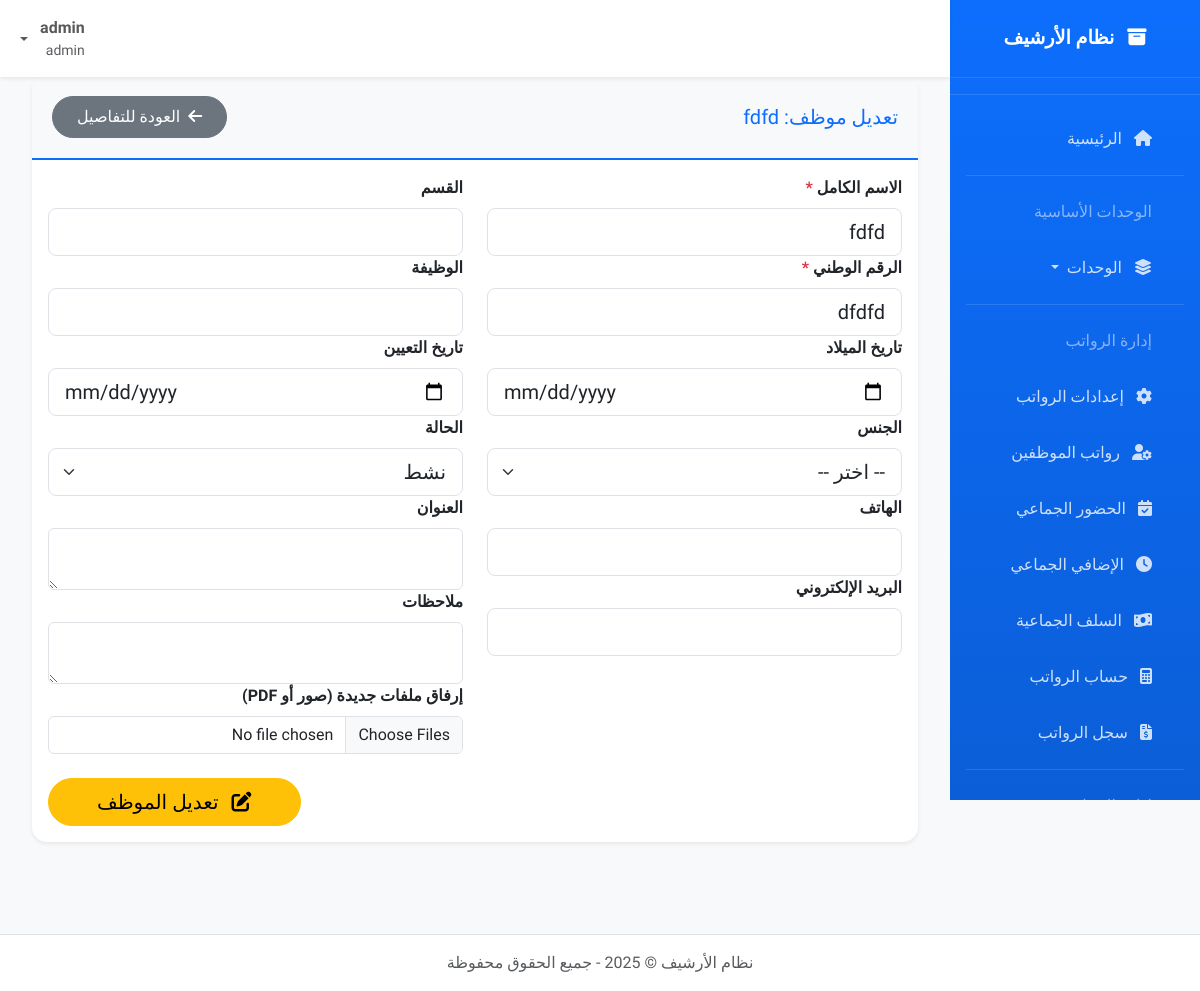
/employees/1/edit (signed in), run on the app's committed database.
### models.py (models this page shows, shortened)
class User(db.Model, UserMixin):
    id = db.Column(db.Integer, primary_key=True)
    username = db.Column(db.String(50), unique=True, nullable=False)
    email = db.Column(db.String(100), unique=True, nullable=False)
    password_hash = db.Column(db.String(128), nullable=False)
    role = db.Column(db.String(20), default='user')  # admin, archivist, user
    created_at = db.Column(db.DateTime, default=datetime.utcnow)
    def is_admin(self):
        return self.role == 'admin'
    def can_edit(self):
        return self.role in ['admin', 'archivist']

class Employee(db.Model):
    id = db.Column(db.Integer, primary_key=True)
    unique_id = db.Column(db.String(50), unique=True, nullable=False, default=lambda: generate_sequential_id("EMP"))
    national_id = db.Column(db.String(20), unique=True, nullable=False)
    full_name = db.Column(db.String(100), nullable=False)
    birth_date = db.Column(db.Date)
    gender = db.Column(db.String(10))
    address = db.Column(db.String(200))
    phone = db.Column(db.String(20))
    email = db.Column(db.String(100))
    department = db.Column(db.String(50))
    position = db.Column(db.String(50))
    hire_date = db.Column(db.Date)
    status = db.Column(db.String(20), default="active")
    notes = db.Column(db.Text)
    created_at = db.Column(db.DateTime, default=datetime.utcnow)
    files = db.relationship('EmployeeFile', backref='employee', lazy=True, cascade="all, delete-orphan")
    salary_info = db.relationship('EmployeeSalary', backref='employee', uselist=False)

### app.py (the view, shortened to what this page needs)
@app.route('/employees/<int:employee_id>/edit', methods=['GET', 'POST'])
@login_required
def edit_employee(employee_id):
    if not current_user.can_edit():
        flash('ليس لديك صلاحية تعديل الموظفين.', 'danger')
        return redirect(url_for('employee_list'))
    employee = Employee.query.get_or_404(employee_id)
    settings = CompanySettings.query.first()
    return render_template('employee/edit.html', employee=employee, settings=settings)

### app.py (called while the page is built)
@login_manager.user_loader
def load_user(user_id):
    return User.query.get(int(user_id))

@app.before_request
def create_tables_once():
    if not hasattr(g, 'tables_created'):
        db.create_all()
        os.makedirs(app.config['UPLOAD_FOLDER'], exist_ok=True)
        os.makedirs(os.path.join(app.config['UPLOAD_FOLDER'], 'cars'), exist_ok=True)
        os.makedirs(os.path.join(app.config['UPLOAD_FOLDER'], 'employees'), exist_ok=True)
        os.makedirs(os.path.join(app.config['UPLOAD_FOLDER'], 'documents'), exist_ok=True)
        os.makedirs(os.path.join(app.config['UPLOAD_FOLDER'], 'logos'), exist_ok=True)
        if not CompanySettings.query.first():
            settings = CompanySettings()
            db.session.add(settings)
            db.session.commit()
        g.tables_created = True

@app.context_processor
def inject_current_year():
    return {'current_year': datetime.now().year}

### templates/employee/edit.html (shortened to what this page needs)
{% extends "base.html" %}
{% block content %}
<div class="row">
    <div class="col-12">
        <div class="card border-0 shadow-sm">
            <div class="card-header d-flex justify-content-between align-items-center">
                <h5 class="mb-0">تعديل موظف: {{ employee.full_name }}</h5>
                <a href="{{ url_for('employee_detail', employee_id=employee.id) }}" class="btn btn-secondary">
                    <i class="fas fa-arrow-left me-1"></i> العودة للتفاصيل
                </a>
            </div>
            <div class="card-body">
                <form method="POST" enctype="multipart/form-data">
                    <div class="row g-4">
                        <div class="col-md-6">
                            <div class="form-group">
                                <label class="form-label fw-bold">الاسم الكامل <span class="text-danger">*</span></label>
                                <input type="text" name="full_name" class="form-control form-control-lg" value="{{ employee.full_name }}" required>
                            </div>
                            <div class="form-group">
                                <label class="form-label fw-bold">الرقم الوطني <span class="text-danger">*</span></label>
                                <input type="text" name="national_id" class="form-control form-control-lg" value="{{ employee.national_id }}" required>
                            </div>
                            <div class="form-group">
                                <label class="form-label fw-bold">تاريخ الميلاد</label>
                                <input type="date" name="birth_date" class="form-control form-control-lg" value="{{ employee.birth_date.strftime('%Y-%m-%d') if employee.birth_date else '' }}">
                            </div>
                            <div class="form-group">
                                <label class="form-label fw-bold">الجنس</label>
                                <select name="gender" class="form-select form-select-lg">
                                    <option value="">-- اختر --</option>
                                </select>
                            </div>
                            <div class="form-group">
                                <label class="form-label fw-bold">الهاتف</label>
                                <input type="text" name="phone" class="form-control form-control-lg" value="{{ employee.phone or '' }}">
                            </div>
                            <div class="form-group">
                                <label class="form-label fw-bold">البريد الإلكتروني</label>
                                <input type="email" name="email" class="form-control form-control-lg" value="{{ employee.email or '' }}">
                            </div>
                        </div>
                        <div class="col-md-6">
                            <div class="form-group">
                                <label class="form-label fw-bold">القسم</label>
                                <input type="text" name="department" class="form-control form-control-lg" value="{{ employee.department or '' }}">
                            </div>
                            <div class="form-group">
                                <label class="form-label fw-bold">الوظيفة</label>
                                <input type="text" name="position" class="form-control form-control-lg" value="{{ employee.position or '' }}">
                            </div>
                            <div class="form-group">
                                <label class="form-label fw-bold">تاريخ التعيين</label>
                                <input type="date" name="hire_date" class="form-control form-control-lg" value="{{ employee.hire_date.strftime('%Y-%m-%d') if employee.hire_date else '' }}">
                            </div>
                            <div class="form-group">
                                <label class="form-label fw-bold">الحالة</label>
                                <select name="status" class="form-select form-select-lg">
                                    <option value="active" {% if employee.status == 'active' %}selected{% endif %}>نشط</option>
                                </select>
                            </div>
                            <div class="form-group">
                                <label class="form-label fw-bold">العنوان</label>
                                <textarea name="address" class="form-control" rows="2">{{ employee.address or '' }}</textarea>
                            </div>
                            <div class="form-group">
                                <label class="form-label fw-bold">ملاحظات</label>
                                <textarea name="notes" class="form-control" rows="2">{{ employee.notes or '' }}</textarea>
                            </div>
                            <div class="form-group">
                                <label class="form-label fw-bold">إرفاق ملفات جديدة (صور أو PDF)</label>
                                <input type="file" name="files" multiple class="form-control">
                            </div>
                        </div>
                    </div>
                    <div class="d-flex justify-content-end mt-4">
                        <button type="submit" class="btn btn-warning btn-lg px-5">
                            <i class="fas fa-edit me-2"></i> تعديل الموظف
                        </button>
                    </div>
                </form>
            </div>
        </div>
    </div>
</div>
{% endblock %}

### templates/base.html (shortened to what this page needs)
<!DOCTYPE html>
<html lang="ar" dir="rtl">
<head>
    <link href="https://cdn.jsdelivr.net/npm/bootstrap@5.3.0/dist/css/bootstrap.rtl.min.css" rel="stylesheet">
    <link rel="stylesheet" href="https://cdn.jsdelivr.net/npm/bootstrap-icons@1.10.0/font/bootstrap-icons.css">
    <link href="https://cdnjs.cloudflare.com/ajax/libs/font-awesome/6.4.0/css/all.min.css" rel="stylesheet">
</head>
<body>
    <nav id="sidebar" class="d-none d-lg-block">
        <div class="sidebar-brand">
            <i class="fas fa-archive me-2"></i> <span>نظام الأرشيف</span>
        </div>
        <hr class="text-white-50">
        <ul class="nav flex-column px-3">
            <li class="nav-item">
                <a class="nav-link {% if request.endpoint == 'index' %}active{% endif %}" href="{{ url_for('index') }}">
                    <i class="fas fa-home me-2"></i> <span>الرئيسية</span>
                </a>
            </li>
            <hr class="text-white-50 my-2">
            <li class="nav-item">
                <span class="nav-link text-white-50 small">الوحدات الأساسية</span>
            </li>
            <li class="nav-item dropdown">
                <a class="nav-link dropdown-toggle" href="#" id="basicUnitsDropdown" role="button" data-bs-toggle="dropdown" aria-expanded="false">
                    <i class="fas fa-layer-group me-2"></i> <span>الوحدات</span>
                </a>
            </li>
            <hr class="text-white-50 my-2">
            {% if current_user.is_authenticated and current_user.can_edit() %}
            <li class="nav-item">
                <span class="nav-link text-white-50 small">إدارة الرواتب</span>
            </li>
            <li class="nav-item">
                <a class="nav-link {% if 'salary_settings' in request.endpoint %}active{% endif %}" href="{{ url_for('salary_settings') }}">
                    <i class="fas fa-cog me-2"></i> <span>إعدادات الرواتب</span>
                </a>
            </li>
            <li class="nav-item">
                <a class="nav-link {% if 'salary_employees_list' in request.endpoint %}active{% endif %}" href="{{ url_for('salary_employees_list') }}">
                    <i class="fas fa-user-cog me-2"></i> <span>رواتب الموظفين</span>
                </a>
            </li>
            <li class="nav-item">
                <a class="nav-link {% if 'bulk_attendance' in request.endpoint %}active{% endif %}" href="{{ url_for('bulk_attendance') }}">
                    <i class="fas fa-calendar-check me-2"></i> <span>الحضور الجماعي</span>
                </a>
            </li>
            <li class="nav-item">
                <a class="nav-link {% if 'bulk_overtime' in request.endpoint %}active{% endif %}" href="{{ url_for('bulk_overtime') }}">
                    <i class="fas fa-clock me-2"></i> <span>الإضافي الجماعي</span>
                </a>
            </li>
            <li class="nav-item">
                <a class="nav-link {% if 'bulk_advance' in request.endpoint %}active{% endif %}" href="{{ url_for('bulk_advance') }}">
                    <i class="fas fa-money-bill-wave me-2"></i> <span>السلف الجماعية</span>
                </a>
            </li>
            <li class="nav-item">
                <a class="nav-link {% if 'calculate_payroll' in request.endpoint %}active{% endif %}" href="{{ url_for('calculate_payroll') }}">
                    <i class="fas fa-calculator me-2"></i> <span>حساب الرواتب</span>
                </a>
            </li>
            <li class="nav-item">
                <a class="nav-link {% if 'payroll_list' in request.endpoint %}active{% endif %}" href="{{ url_for('payroll_list') }}">
                    <i class="fas fa-file-invoice-dollar me-2"></i> <span>سجل الرواتب</span>
                </a>
            </li>
            {% endif %}
            <hr class="text-white-50 my-2">
            {% if current_user.is_authenticated and current_user.can_edit() %}
            <li class="nav-item">
                <span class="nav-link text-white-50 small">إدارة المخازن</span>
            </li>
            {% endif %}
        </ul>
    </nav>
    <nav class="navbar navbar-expand-lg navbar-light bg-white shadow-sm top-navbar">
        <div class="container-fluid">
            <div class="navbar-nav ms-auto">
                {% if current_user.is_authenticated %}
                <div class="nav-item dropdown">
                    <a class="nav-link dropdown-toggle d-flex align-items-center" href="#" id="userDropdown" role="button" data-bs-toggle="dropdown">
                        <div class="me-2">
                            <div class="fw-bold">{{ current_user.username }}</div>
                            <div class="small text-muted">{{ current_user.role }}</div>
                        </div>
                    </a>
                </div>
                {% else %}
                <a class="nav-link" href="{{ url_for('login') }}">
                    <i class="fas fa-sign-in-alt me-1"></i> تسجيل الدخول
                </a>
                {% endif %}
            </div>
        </div>
    </nav>
    <main id="main-content">
        <div class="container-fluid">
            {% block content %}{% endblock %}
        </div>
    </main>
    <footer class="bg-white border-top py-3 mt-5">
        <div class="container">
            <div class="text-center text-muted">
                <p class="mb-0">نظام الأرشيف &copy; {{ current_year }} - جميع الحقوق محفوظة</p>
            </div>
        </div>
    </footer>
</body>
</html>

### templates/base.html (style rules this page uses)
:root { --primary-color: #0d6efd; --secondary-color: #6c757d; --success-color: #198754; --danger-color: #dc3545; --warning-color: #ffc107; --info-color: #0dcaf0; }
body { font-family: 'Tajawal', sans-serif; background-color: #f8f9fa; padding-top: 56px; margin: 0; }
#sidebar { position: fixed; top: 0; right: 0; height: 100vh; width: 250px; background: linear-gradient(180deg, #0d6efd 0%, #0b5ed7 100%); color: white; z-index: 1000; overflow-y: auto; transition: transform 0.3s ease, width 0.3s ease; }
#sidebar .sidebar-brand { font-weight: 700; padding: 1.5rem 1rem; text-align: center; font-size: 1.2rem; border-bottom: 1px solid rgba(255,255,255,0.1); }
#sidebar .nav-link { color: rgba(255,255,255,0.8); padding: 0.75rem 1rem; margin: 0.25rem 1rem; border-radius: 0.375rem; transition: all 0.3s ease; }
#main-content { margin-right: 250px; padding: 20px; min-height: 100vh; transition: margin-right 0.3s ease; }
.top-navbar { position: fixed; top: 0; right: 250px; left: 0; z-index: 1030; transition: right 0.3s ease; }
.card { border: none; border-radius: 15px; box-shadow: 0 0.125rem 0.25rem rgba(0,0,0,0.075); margin-bottom: 1.5rem; transition: transform 0.3s ease; }
.card-header { background-color: #f8f9fa; border-bottom: 2px solid var(--primary-color); border-radius: 15px 15px 0 0 !important; padding: 1.25rem; font-weight: 700; color: var(--primary-color); }
.btn { border-radius: 50px; padding: 0.5rem 1.5rem; font-weight: 500; transition: all 0.3s ease; }

### data on the page
User: username "admin", role "admin"
Employee: full_name "fdfd", national_id "dfdfd", status "نشط"
